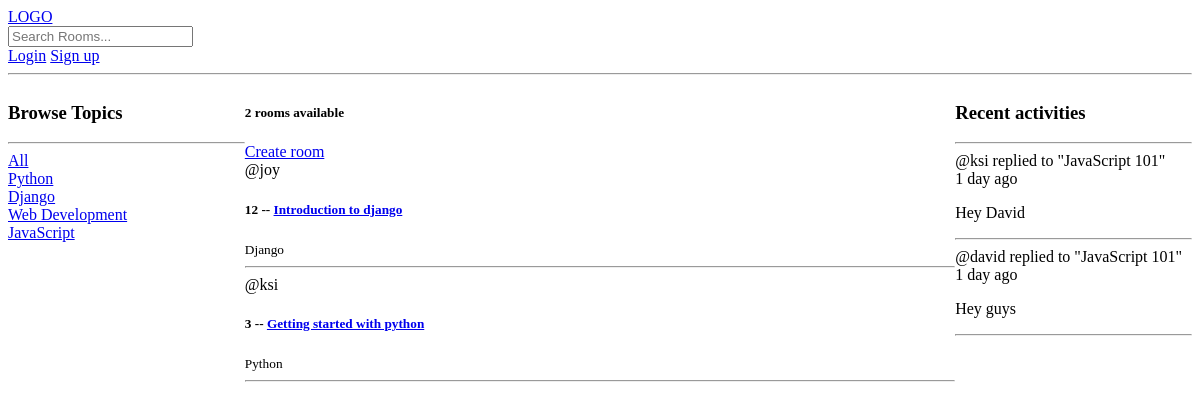
/?q=Python, run on an earlier commit of the app's database.
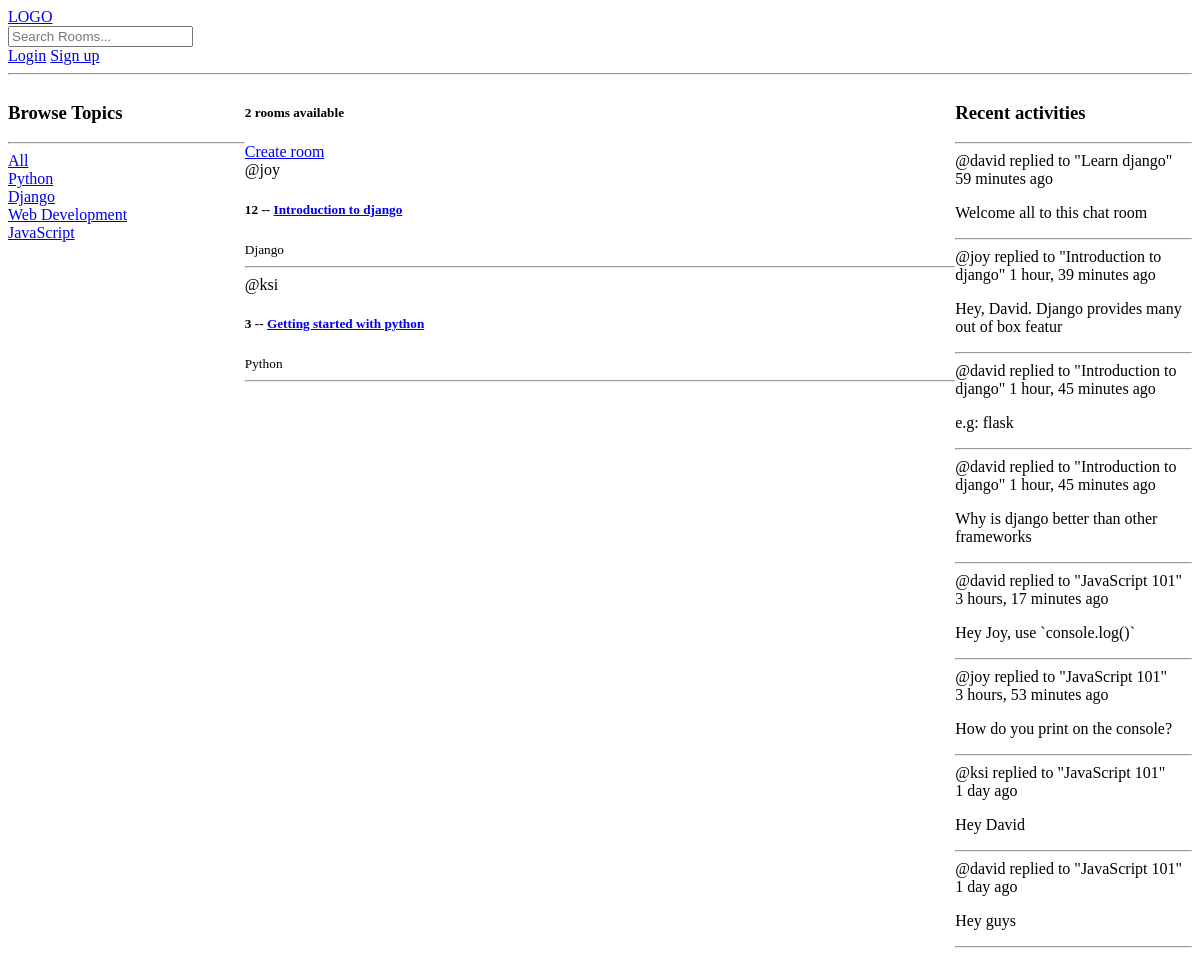
And on a later commit of the database.
### base/models.py (models this page shows)
class Topic(models.Model):
    name = models.CharField(max_length=200)
    def __str__(self):
        return self.name

class Room(models.Model):
    host = models.ForeignKey(User, on_delete=models.SET_NULL, null=True)
    topic = models.ForeignKey(Topic, on_delete=models.SET_NULL, null=True)
    name = models.CharField(max_length=200)
    participants = models.ManyToManyField(User, related_name='participants', blank=True)
    description = models.TextField(null=True, blank=True)
    updated = models.DateTimeField(auto_now=True)
    created = models.DateTimeField(auto_now_add=True)
    def __str__(self):
        return self.name
    class Meta:
        ordering = ['-updated', '-created']

class Message(models.Model):
    user = models.ForeignKey(User, on_delete=models.CASCADE)
    room = models.ForeignKey(Room, on_delete=models.CASCADE)
    body = models.TextField()
    updated = models.DateTimeField(auto_now=True)
    created = models.DateTimeField(auto_now_add=True)
    class Meta:
        ordering = ['-updated', '-created']
    def __str__(self):
        return self.body[0:50]

### base/views.py (the view)
# urls.py: path('', views.home, name="home"),
def home(request):
    q = request.GET.get('q') if request.GET.get('q') != None else ''
    topics = Topic.objects.all()
    rooms = Room.objects.filter(
        Q(topic__name__icontains=q) |
        Q(name__icontains=q) |
        Q(description__icontains=q)
        )
    room_count = rooms.count()
    room_messages = Message.objects.all()
    context = {'rooms': rooms, 'topics': topics, 'room_count': room_count, 'room_messages': room_messages}
    return render(request, 'base/home.html', context)

### base/templates/base/home.html (shortened to what this page needs)
{% extends 'main.html' %}
{% block content %}
<div>
    <div class="home-container">
        <div>
            <h3>Browse Topics</h3>
            <hr>
            <div>
                <a href="{% url 'home' %}">All</a>
            </div>
            {% for topic in topics %}
            <div>
                <a href="{% url 'home' %}?q={{topic.name}}">{{topic.name}}</a>
            </div>
            {% endfor %}
        </div>
        <div>
            <h5>{{room_count}} rooms available</h5>
            <a href="{% url 'form' %}">Create room</a>
            {% for room in rooms%}
            <div>
                <span>@{{room.host.username}}</span>
                <h5>{{room.id}} -- <a href="{% url 'room' room.id %}">{{room.name}}</a></h5>
                <small>{{room.topic}}</small>
                <hr>
            </div>
            {% endfor %}
        </div>
        <div>
            <h3>Recent activities</h3>
            <hr>
            {% for message in room_messages %}
            <replied>@{{message.user}} replied to "{{message.room}}" {{message.created|timesince}} ago</small>
            <p>{{message}}</p>
            <hr>
            {% endfor %}
        </div>
    </div>
</div>
{% endblock content %}

What changed in the data, as far as the page shows it:
added Message: user "david", room "Learn django", created "59 minutes", body "Welcome all to this chat room"
added Message: user "joy", room "Introduction to django", created "1 hour, 39 minutes", body "Hey, David. Django provides many out of box featur"
added Message: user "david", room "Introduction to django", created "1 hour, 45 minutes", body "e.g: flask"
added Message: user "david", room "Introduction to django", created "1 hour, 45 minutes", body "Why is django better than other frameworks"
added Message: user "david", room "JavaScript 101", created "3 hours, 17 minutes", body "Hey Joy, use `console.log()`"
added Message: user "joy", room "JavaScript 101", created "3 hours, 53 minutes", body "How do you print on the console?"
